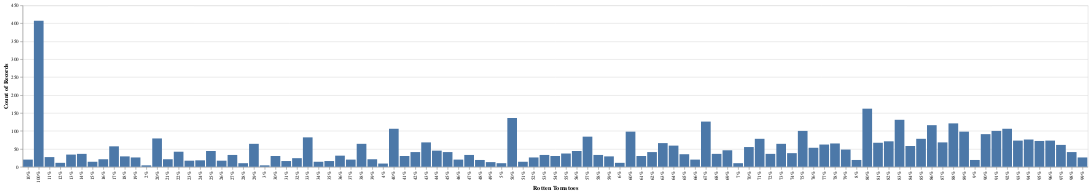

Write notebook code for a chart like this one.
### Code cell
import altair as alt
import pandas as pd

alt.data_transformers.disable_max_rows()
movies = pd.read_csv("datos.csv")
movies =movies.dropna(subset=["Rotten Tomatoes"])
alt.Chart(movies).mark_bar().encode(x=alt.X("Rotten Tomatoes"), y="count()") # no se como ordenar el eje X con los porcentajes

### Figure 1 — Vega-Lite specification as saved in the notebook (floating-point values rounded to 4 significant figures; data arrays with more than 128 entries replaced by an {"elided": "..."} marker saying what was removed)
{"config": {"view": {"continuousWidth": 400, "continuousHeight": 300}}, "data": {"name": "data-82ce2a74402bdc4e2bf5fa11affd367a"}, "mark": "bar", "encoding": {"x": {"type": "nominal", "field": "Rotten Tomatoes"}, "y": {"type": "quantitative", "aggregate": "count"}}, "$schema": "https://vega.github.io/schema/vega-lite/v4.8.1.json", "datasets": {"data-82ce2a74402bdc4e2bf5fa11affd367a": {"elided": "5158 records"}}}
